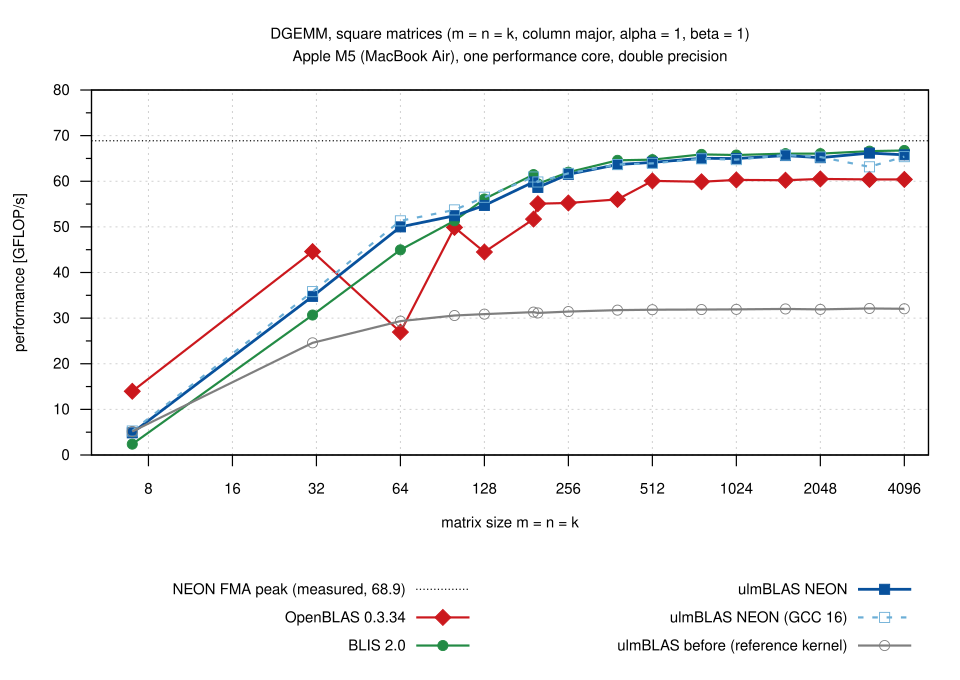

Write the gnuplot code that produced this figure.
load "_style.gp"
set output "dgemm_square.svg"
set title "DGEMM, square matrices (m = n = k, column major, alpha = 1, beta = 1)\nApple M5 (MacBook Air), one performance core, double precision"
set xlabel "matrix size m = n = k"
set ylabel "performance [GFLOP/s]"
set logscale x 2
set xrange [5:5000]
set yrange [0:80]
set terminal svg size 960,680 dynamic enhanced font "Helvetica,15" background rgb "white"
set bmargin 10
set key at screen 0.5, screen 0.03 center bottom horizontal maxrows 2 width 2 nobox
set xtics (8, 16, 32, 64, 128, 256, 512, 1024, 2048, 4096)
#  FMA peak of the core: median of the measurements of run B (peak.c)
stats S."peak.csv" using (strcol("run") eq "B" ? column("gflops") : NaN) name "P" nooutput
plot P_median with lines ls 9 title sprintf("NEON FMA peak (measured, %.1f)", P_median), \
     S."dgemm_square.csv" using "n":"openblas"  with linespoints ls 6 title "OpenBLAS 0.3.34", \
     ""                   using "n":"blis"      with linespoints ls 5 title "BLIS 2.0", \
     ""                   using "n":"neon"      with linespoints ls 4 title "ulmBLAS NEON", \
     ""                   using "n":"neon_gcc"  with linespoints ls 3 title "ulmBLAS NEON (GCC 16)", \
     ""                   using "n":"base"      with linespoints ls 1 title "ulmBLAS before (reference kernel)"
